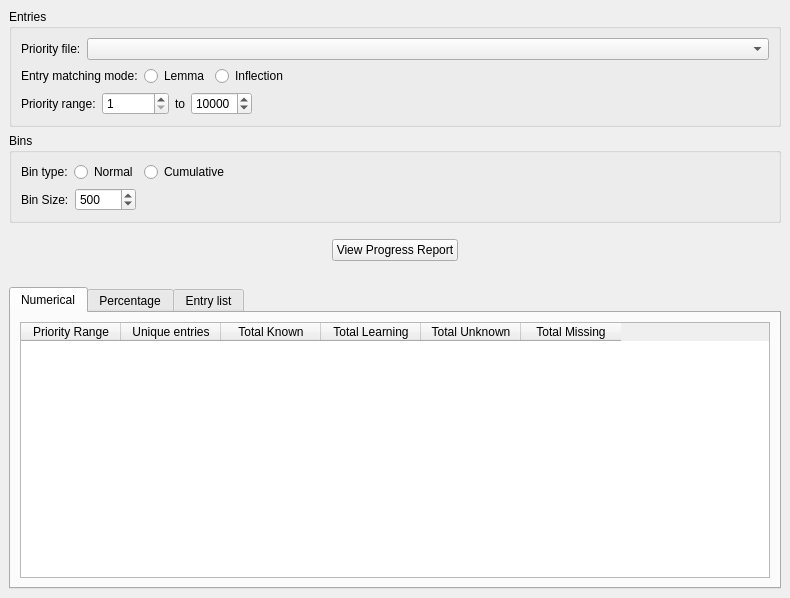
<ui version="4.0">
 <class>ProgressionWindow</class>
 <widget class="QMainWindow" name="ProgressionWindow">
  <property name="geometry">
   <rect>
    <x>0</x>
    <y>0</y>
    <width>790</width>
    <height>598</height>
   </rect>
  </property>
  <property name="windowTitle">
   <string>Progression</string>
  </property>
  <widget class="QWidget" name="centralwidget">
   <layout class="QVBoxLayout" name="verticalLayout_4">
    <item>
     <widget class="QGroupBox" name="groupBox">
      <property name="title">
       <string>Entries</string></property>
      <layout class="QVBoxLayout" name="verticalLayout">
       <item>
        <layout class="QHBoxLayout" name="horizontalLayout_7">
         <item>
          <widget class="QLabel" name="label_6">
           <property name="sizePolicy">
            <sizepolicy hsizetype="Maximum" vsizetype="Preferred">
             <horstretch>0</horstretch>
             <verstretch>0</verstretch>
            </sizepolicy>
           </property>
           <property name="text">
            <string>Priority file:</string></property>
          </widget>
         </item>
         <item>
          <widget class="QComboBox" name="morphPriorityCBox">
           <property name="sizePolicy">
            <sizepolicy hsizetype="Minimum" vsizetype="Fixed">
             <horstretch>0</horstretch>
             <verstretch>0</verstretch>
            </sizepolicy>
           </property>
           <property name="currentIndex">
            <number>-1</number>
           </property>
           <property name="sizeAdjustPolicy">
            <enum>QComboBox::AdjustToContents</enum>
           </property>
           <property name="placeholderText">
            <string />
           </property>
          </widget>
         </item>
        </layout>
       </item>
       <item>
        <layout class="QHBoxLayout" name="horizontalLayout">
         <item>
          <widget class="QLabel" name="label">
           <property name="enabled">
            <bool>true</bool>
           </property>
           <property name="sizePolicy">
            <sizepolicy hsizetype="Minimum" vsizetype="Minimum">
             <horstretch>0</horstretch>
             <verstretch>0</verstretch>
            </sizepolicy>
           </property>
           <property name="font">
            <font>
             <bold>false</bold>
            </font>
           </property>
           <property name="toolTip">
            <string>Changeable in settings</string>
           </property>
           <property name="text">
            <string>Entry matching mode:</string></property>
          </widget>
         </item>
         <item>
          <widget class="QRadioButton" name="lemmaRadioButton">
           <property name="enabled">
            <bool>true</bool>
           </property>
           <property name="toolTip">
            <string>Changeable in settings</string>
           </property>
           <property name="text">
            <string>Lemma</string>
           </property>
           <attribute name="buttonGroup">
            <string notr="true">buttonGroup_2</string>
           </attribute>
          </widget>
         </item>
         <item>
          <widget class="QRadioButton" name="inflectionRadioButton">
           <property name="enabled">
            <bool>true</bool>
           </property>
           <property name="toolTip">
            <string>Changeable in settings</string>
           </property>
           <property name="text">
            <string>Inflection</string>
           </property>
           <attribute name="buttonGroup">
            <string notr="true">buttonGroup_2</string>
           </attribute>
          </widget>
         </item>
         <item>
          <spacer name="horizontalSpacer_2">
           <property name="orientation">
            <enum>Qt::Horizontal</enum>
           </property>
           <property name="sizeHint" stdset="0">
            <size>
             <width>40</width>
             <height>20</height>
            </size>
           </property>
          </spacer>
         </item>
        </layout>
       </item>
       <item>
        <layout class="QHBoxLayout" name="horizontalLayout_3">
         <item>
          <widget class="QLabel" name="label_2">
           <property name="text">
            <string>Priority range:</string></property>
          </widget>
         </item>
         <item>
          <widget class="QSpinBox" name="minPrioritySpinBox">
           <property name="layoutDirection">
            <enum>Qt::LeftToRight</enum>
           </property>
           <property name="minimum">
            <number>1</number>
           </property>
           <property name="maximum">
            <number>100000</number>
           </property>
           <property name="singleStep">
            <number>500</number>
           </property>
          </widget>
         </item>
         <item>
          <widget class="QLabel" name="label_4">
           <property name="text">
            <string>to</string>
           </property>
          </widget>
         </item>
         <item>
          <widget class="QSpinBox" name="maxPrioritySpinBox">
           <property name="minimum">
            <number>1</number>
           </property>
           <property name="maximum">
            <number>50000</number>
           </property>
           <property name="singleStep">
            <number>500</number>
           </property>
           <property name="value">
            <number>10000</number>
           </property>
          </widget>
         </item>
         <item>
          <spacer name="horizontalSpacer">
           <property name="orientation">
            <enum>Qt::Horizontal</enum>
           </property>
           <property name="sizeHint" stdset="0">
            <size>
             <width>40</width>
             <height>20</height>
            </size>
           </property>
          </spacer>
         </item>
        </layout>
       </item>
      </layout>
     </widget>
    </item>
    <item>
     <widget class="QGroupBox" name="groupBox_2">
      <property name="title">
       <string>Bins</string>
      </property>
      <layout class="QVBoxLayout" name="verticalLayout_3">
       <item>
        <layout class="QHBoxLayout" name="horizontalLayout_5">
         <item>
          <widget class="QLabel" name="label_3">
           <property name="text">
            <string>Bin type:</string>
           </property>
          </widget>
         </item>
         <item>
          <widget class="QRadioButton" name="normalRadioButton">
           <property name="text">
            <string>Normal</string>
           </property>
           <attribute name="buttonGroup">
            <string notr="true">buttonGroup</string>
           </attribute>
          </widget>
         </item>
         <item>
          <widget class="QRadioButton" name="cumulativeRadioButton">
           <property name="text">
            <string>Cumulative</string>
           </property>
           <attribute name="buttonGroup">
            <string notr="true">buttonGroup</string>
           </attribute>
          </widget>
         </item>
         <item>
          <spacer name="horizontalSpacer_3">
           <property name="orientation">
            <enum>Qt::Horizontal</enum>
           </property>
           <property name="sizeHint" stdset="0">
            <size>
             <width>40</width>
             <height>20</height>
            </size>
           </property>
          </spacer>
         </item>
        </layout>
       </item>
       <item>
        <layout class="QHBoxLayout" name="horizontalLayout_2">
         <item>
          <widget class="QLabel" name="label_5">
           <property name="text">
            <string>Bin Size:</string>
           </property>
          </widget>
         </item>
         <item>
          <widget class="QSpinBox" name="binSizeSpinBox">
           <property name="minimum">
            <number>100</number>
           </property>
           <property name="maximum">
            <number>10000</number>
           </property>
           <property name="singleStep">
            <number>100</number>
           </property>
           <property name="value">
            <number>500</number>
           </property>
          </widget>
         </item>
         <item>
          <spacer name="horizontalSpacer_4">
           <property name="orientation">
            <enum>Qt::Horizontal</enum>
           </property>
           <property name="sizeHint" stdset="0">
            <size>
             <width>40</width>
             <height>20</height>
            </size>
           </property>
          </spacer>
         </item>
        </layout>
       </item>
      </layout>
     </widget>
    </item>
    <item>
     <layout class="QHBoxLayout" name="horizontalLayout_4">
      <property name="topMargin">
       <number>10</number>
      </property>
      <property name="bottomMargin">
       <number>20</number>
      </property>
      <item>
       <spacer name="horizontalSpacer_6">
        <property name="orientation">
         <enum>Qt::Horizontal</enum>
        </property>
        <property name="sizeHint" stdset="0">
         <size>
          <width>40</width>
          <height>20</height>
         </size>
        </property>
       </spacer>
      </item>
      <item>
       <widget class="QPushButton" name="viewProgressPushButton">
        <property name="text">
         <string>View Progress Report</string>
        </property>
       </widget>
      </item>
      <item>
       <spacer name="horizontalSpacer_5">
        <property name="orientation">
         <enum>Qt::Horizontal</enum>
        </property>
        <property name="sizeHint" stdset="0">
         <size>
          <width>40</width>
          <height>20</height>
         </size>
        </property>
       </spacer>
      </item>
     </layout>
    </item>
    <item>
     <widget class="QTabWidget" name="qTabWidget">
      <property name="sizePolicy">
       <sizepolicy hsizetype="Expanding" vsizetype="Expanding">
        <horstretch>0</horstretch>
        <verstretch>0</verstretch>
       </sizepolicy>
      </property>
      <property name="currentIndex">
       <number>0</number>
      </property>
      <widget class="QWidget" name="tab">
       <attribute name="title">
        <string>Numerical</string>
       </attribute>
       <layout class="QVBoxLayout" name="verticalLayout_6">
        <item>
         <widget class="QTableWidget" name="numericalTableWidget">
          <attribute name="horizontalHeaderStretchLastSection">
           <bool>false</bool>
          </attribute>
          <attribute name="verticalHeaderVisible">
           <bool>false</bool>
          </attribute>
          <attribute name="verticalHeaderStretchLastSection">
           <bool>false</bool>
          </attribute>
          <column>
           <property name="text">
            <string>Priority Range</string>
           </property>
          </column>
          <column>
           <property name="text">
            <string>Unique entries</string></property>
          </column>
          <column>
           <property name="text">
            <string>Total Known</string>
           </property>
          </column>
          <column>
           <property name="text">
            <string>Total Learning</string>
           </property>
          </column>
          <column>
           <property name="text">
            <string>Total Unknown</string>
           </property>
          </column>
          <column>
           <property name="text">
            <string>Total Missing</string>
           </property>
          </column>
         </widget>
        </item>
       </layout>
      </widget>
      <widget class="QWidget" name="tab_2">
       <attribute name="title">
        <string>Percentage</string>
       </attribute>
       <layout class="QVBoxLayout" name="verticalLayout_7">
        <item>
         <widget class="QTableWidget" name="percentTableWidget">
          <attribute name="verticalHeaderVisible">
           <bool>false</bool>
          </attribute>
          <column>
           <property name="text">
            <string>Priority Range</string>
           </property>
          </column>
          <column>
           <property name="text">
            <string>Unique entries</string></property>
          </column>
          <column>
           <property name="text">
            <string>% Known</string>
           </property>
          </column>
          <column>
           <property name="text">
            <string>% Learning</string>
           </property>
          </column>
          <column>
           <property name="text">
            <string>% Unknown</string>
           </property>
          </column>
          <column>
           <property name="text">
            <string>% Missing</string>
           </property>
          </column>
         </widget>
        </item>
       </layout>
      </widget>
      <widget class="QWidget" name="tab_3">
       <attribute name="title">
        <string>Entry list</string></attribute>
       <layout class="QVBoxLayout" name="verticalLayout_2">
        <item>
         <widget class="QTableWidget" name="morphTableWidget">
          <property name="enabled">
           <bool>true</bool>
          </property>
          <property name="sizePolicy">
           <sizepolicy hsizetype="Expanding" vsizetype="Expanding">
            <horstretch>0</horstretch>
            <verstretch>0</verstretch>
           </sizepolicy>
          </property>
          <property name="minimumSize">
           <size>
            <width>0</width>
            <height>0</height>
           </size>
          </property>
          <property name="autoFillBackground">
           <bool>false</bool>
          </property>
          <attribute name="verticalHeaderVisible">
           <bool>false</bool>
          </attribute>
          <column>
           <property name="text">
            <string>Priority</string>
           </property>
          </column>
          <column>
           <property name="text">
            <string>Lemma</string>
           </property>
          </column>
          <column>
           <property name="text">
            <string>Inflection</string>
           </property>
          </column>
          <column>
           <property name="text">
            <string>Status</string>
           </property>
          </column>
         </widget>
        </item>
       </layout>
      </widget>
     </widget>
    </item>
   </layout>
  </widget>
 </widget>
 <resources />
 <connections />
 <buttongroups>
  <buttongroup name="buttonGroup" />
  <buttongroup name="buttonGroup_2" />
 </buttongroups>
</ui>
